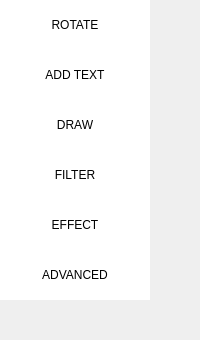
         <widget class="QWidget" name="functionFrame" native="true">
          <property name="sizePolicy">
           <sizepolicy hsizetype="Preferred" vsizetype="Preferred">
            <horstretch>0</horstretch>
            <verstretch>0</verstretch>
           </sizepolicy>
          </property>
          <property name="styleSheet">
           <string notr="true">#function_frame{

	background-color:rgb(255, 252, 252);
}
QPushButton{
	border:none;
	background-color:rgb(255, 255, 255);
}
QPushButton:focus{

	background-color:rgb(219, 255, 231);
}

</string>
          </property>
          <layout class="QVBoxLayout" name="verticalLayout_4" stretch="0,0,0,0,1,0,7">
           <property name="spacing">
            <number>0</number>
           </property>
           <property name="leftMargin">
            <number>0</number>
           </property>
           <property name="topMargin">
            <number>0</number>
           </property>
           <property name="rightMargin">
            <number>0</number>
           </property>
           <property name="bottomMargin">
            <number>0</number>
           </property>
           <item>
            <widget class="QPushButton" name="cropButton">
             <property name="enabled">
              <bool>true</bool>
             </property>
             <property name="minimumSize">
              <size>
               <width>150</width>
               <height>50</height>
              </size>
             </property>
             <property name="maximumSize">
              <size>
               <width>150</width>
               <height>50</height>
              </size>
             </property>
             <property name="text">
              <string>ROTATE</string>
             </property>
            </widget>
           </item>
           <item>
            <widget class="QPushButton" name="textButton">
             <property name="minimumSize">
              <size>
               <width>150</width>
               <height>50</height>
              </size>
             </property>
             <property name="maximumSize">
              <size>
               <width>150</width>
               <height>50</height>
              </size>
             </property>
             <property name="text">
              <string>ADD TEXT</string>
             </property>
            </widget>
           </item>
           <item>
            <widget class="QPushButton" name="drawButton">
             <property name="minimumSize">
              <size>
               <width>150</width>
               <height>50</height>
              </size>
             </property>
             <property name="maximumSize">
              <size>
               <width>150</width>
               <height>50</height>
              </size>
             </property>
             <property name="text">
              <string>DRAW</string>
             </property>
            </widget>
           </item>
           <item>
            <widget class="QPushButton" name="filterButton">
             <property name="minimumSize">
              <size>
               <width>150</width>
               <height>50</height>
              </size>
             </property>
             <property name="maximumSize">
              <size>
               <width>150</width>
               <height>50</height>
              </size>
             </property>
             <property name="text">
              <string>FILTER</string>
             </property>
            </widget>
           </item>
           <item>
            <widget class="QPushButton" name="effectButton">
             <property name="minimumSize">
              <size>
               <width>150</width>
               <height>50</height>
              </size>
             </property>
             <property name="maximumSize">
              <size>
               <width>150</width>
               <height>50</height>
              </size>
             </property>
             <property name="text">
              <string>EFFECT</string>
             </property>
            </widget>
           </item>
           <item>
            <widget class="QPushButton" name="aiButton">
             <property name="minimumSize">
              <size>
               <width>150</width>
               <height>50</height>
              </size>
             </property>
             <property name="maximumSize">
              <size>
               <width>150</width>
               <height>50</height>
              </size>
             </property>
             <property name="text">
              <string>ADVANCED</string>
             </property>
            </widget>
           </item>
           <item>
            <spacer name="verticalSpacer">
             <property name="orientation">
              <enum>Qt::Vertical</enum>
             </property>
             <property name="sizeHint" stdset="0">
              <size>
               <width>20</width>
               <height>40</height>
              </size>
             </property>
            </spacer>
           </item>
          </layout>
         </widget>
